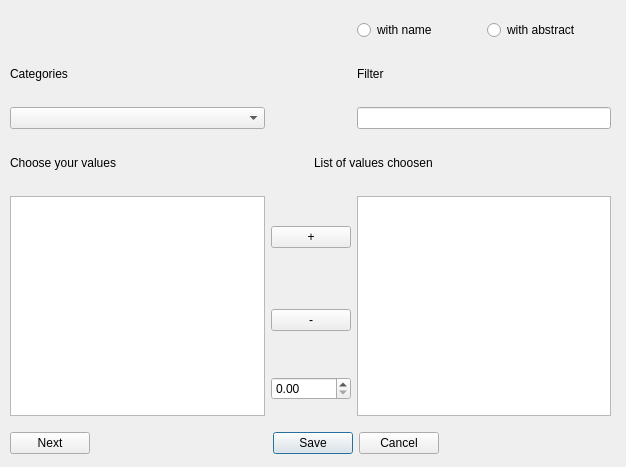
<?xml version="1.0" encoding="UTF-8"?>
<ui version="4.0">
 <class>findValueDialog</class>
 <widget class="QDialog" name="findValueDialog">
  <property name="geometry">
   <rect>
    <x>0</x>
    <y>0</y>
    <width>626</width>
    <height>467</height>
   </rect>
  </property>
  <property name="windowTitle">
   <string>Find your values</string>
  </property>
  <property name="locale">
   <locale language="English" country="UnitedStates"/>
  </property>
  <widget class="QWidget" name="">
   <property name="geometry">
    <rect>
     <x>10</x>
     <y>10</y>
     <width>601</width>
     <height>455</height>
    </rect>
   </property>
   <layout class="QGridLayout" name="gridLayout_2">
    <item row="0" column="3">
     <widget class="QRadioButton" name="nameRadioButton">
      <property name="text">
       <string>with name</string>
      </property>
     </widget>
    </item>
    <item row="0" column="4">
     <widget class="QRadioButton" name="abstractRadioButton">
      <property name="text">
       <string>with abstract</string>
      </property>
     </widget>
    </item>
    <item row="5" column="0">
     <widget class="QLabel" name="labelValues">
      <property name="maximumSize">
       <size>
        <width>16777215</width>
        <height>35</height>
       </size>
      </property>
      <property name="text">
       <string>Choose your values</string>
      </property>
     </widget>
    </item>
    <item row="5" column="2" colspan="2">
     <widget class="QLabel" name="labelChoice">
      <property name="minimumSize">
       <size>
        <width>0</width>
        <height>32</height>
       </size>
      </property>
      <property name="text">
       <string>List of values choosen</string>
      </property>
     </widget>
    </item>
    <item row="6" column="0" rowspan="3">
     <widget class="QTableView" name="tableViewOfValues">
      <property name="minimumSize">
       <size>
        <width>150</width>
        <height>200</height>
       </size>
      </property>
     </widget>
    </item>
    <item row="6" column="1" colspan="2">
     <widget class="QPushButton" name="plusButton">
      <property name="text">
       <string>+</string>
      </property>
     </widget>
    </item>
    <item row="6" column="3" rowspan="3" colspan="2">
     <widget class="QListWidget" name="listChoosenWidget">
      <property name="minimumSize">
       <size>
        <width>150</width>
        <height>0</height>
       </size>
      </property>
     </widget>
    </item>
    <item row="7" column="1" colspan="2">
     <widget class="QPushButton" name="lessButton">
      <property name="text">
       <string>-</string>
      </property>
     </widget>
    </item>
    <item row="8" column="1" colspan="2">
     <widget class="QDoubleSpinBox" name="modifSpinBox"/>
    </item>
    <item row="9" column="0" colspan="5">
     <layout class="QGridLayout" name="gridLayout">
      <item row="2" column="2">
       <widget class="QDialogButtonBox" name="buttonBox">
        <property name="orientation">
         <enum>Qt::Horizontal</enum>
        </property>
        <property name="standardButtons">
         <set>QDialogButtonBox::Cancel|QDialogButtonBox::Save</set>
        </property>
       </widget>
      </item>
      <item row="2" column="3">
       <spacer name="horizontalSpacer">
        <property name="orientation">
         <enum>Qt::Horizontal</enum>
        </property>
        <property name="sizeHint" stdset="0">
         <size>
          <width>138</width>
          <height>20</height>
         </size>
        </property>
       </spacer>
      </item>
      <item row="2" column="0">
       <widget class="QPushButton" name="nextButton">
        <property name="text">
         <string>Next</string>
        </property>
       </widget>
      </item>
      <item row="2" column="1">
       <spacer name="horizontalSpacer_2">
        <property name="orientation">
         <enum>Qt::Horizontal</enum>
        </property>
        <property name="sizeHint" stdset="0">
         <size>
          <width>40</width>
          <height>20</height>
         </size>
        </property>
       </spacer>
      </item>
     </layout>
    </item>
    <item row="1" column="0">
     <widget class="QLabel" name="label">
      <property name="maximumSize">
       <size>
        <width>16777215</width>
        <height>35</height>
       </size>
      </property>
      <property name="text">
       <string>Categories</string>
      </property>
      <property name="buddy">
       <cstring>comboBoxCategories</cstring>
      </property>
     </widget>
    </item>
    <item row="1" column="3">
     <widget class="QLabel" name="labelFilter">
      <property name="text">
       <string>Filter</string>
      </property>
      <property name="buddy">
       <cstring>lineEditFilter</cstring>
      </property>
     </widget>
    </item>
    <item row="2" column="0">
     <widget class="QComboBox" name="comboBoxCategories"/>
    </item>
    <item row="2" column="3" colspan="2">
     <widget class="QLineEdit" name="lineEditFilter"/>
    </item>
   </layout>
  </widget>
 </widget>
 <tabstops>
  <tabstop>buttonBox</tabstop>
 </tabstops>
 <resources/>
 <connections>
  <connection>
   <sender>buttonBox</sender>
   <signal>accepted()</signal>
   <receiver>findValueDialog</receiver>
   <slot>accept()</slot>
   <hints>
    <hint type="sourcelabel">
     <x>248</x>
     <y>254</y>
    </hint>
    <hint type="destinationlabel">
     <x>157</x>
     <y>274</y>
    </hint>
   </hints>
  </connection>
  <connection>
   <sender>buttonBox</sender>
   <signal>rejected()</signal>
   <receiver>findValueDialog</receiver>
   <slot>reject()</slot>
   <hints>
    <hint type="sourcelabel">
     <x>316</x>
     <y>260</y>
    </hint>
    <hint type="destinationlabel">
     <x>286</x>
     <y>274</y>
    </hint>
   </hints>
  </connection>
 </connections>
</ui>
